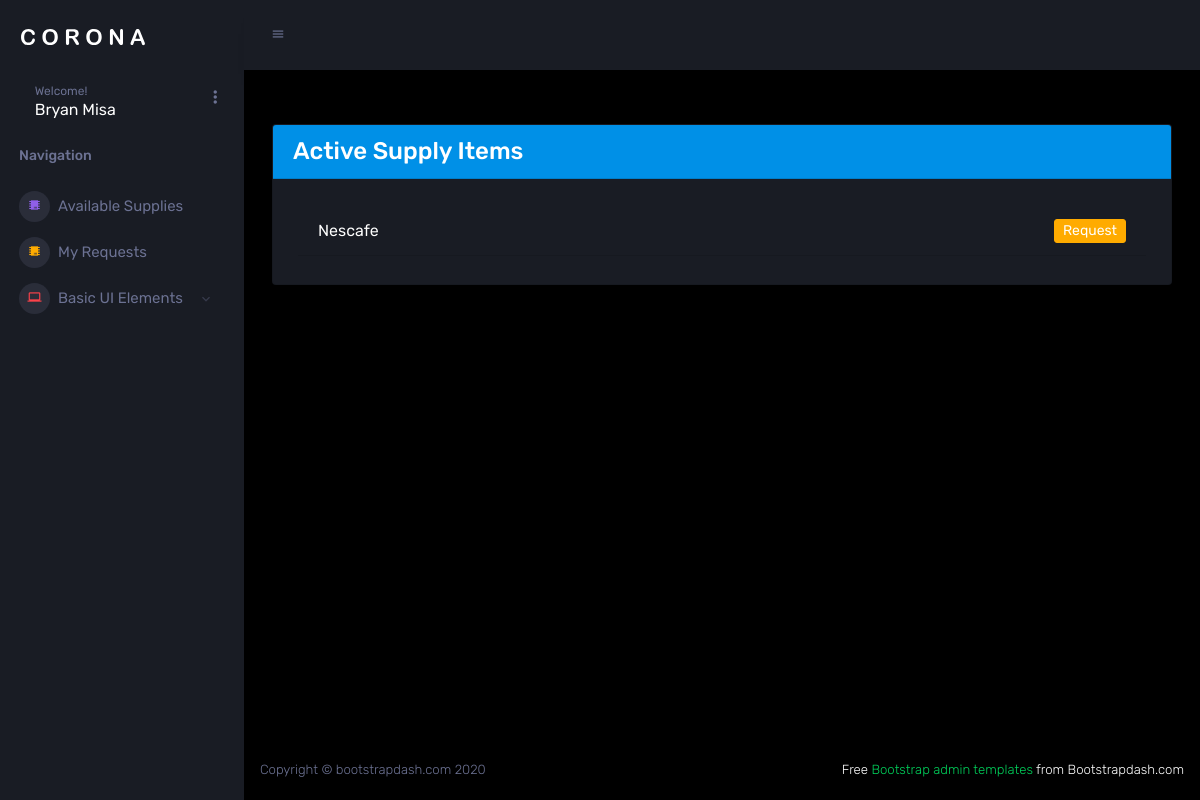
The page /requestable-supply/ (signed in) on the database its author committed.
### supply/models.py (models this page shows, shortened)
class CustomUser(AbstractUser):
    USER_TYPE_CHOICES = [
        ('admin', 'Admin'),
        ('supplier', 'Supplier'),
        ('supply_manager', 'Supply Manager'),
        ('customer', 'Customer'),
    ]
    user_type = models.CharField(max_length=20, choices=USER_TYPE_CHOICES, default='admin')
    groups = models.ManyToManyField(
        Group,
        related_name='customuser_set',
        blank=True,
        help_text='The groups this user belongs to.',
        verbose_name='groups'
    )
    user_permissions = models.ManyToManyField(
        Permission,
        related_name='customuser_set',
        blank=True,
        help_text='Specific permissions for this user.',
        verbose_name='user permissions'
    )

class SupplyItem(models.Model):
    STATUS_CHOICES = [
        ('ACTIVE', 'Active'),
        ('INACTIVE', 'Inactive'),
        ('DISCONTINUED', 'Discontinued'),
    ]
    item_id = models.CharField(max_length=100, unique=True)  # SKU or barcode
    name = models.CharField(max_length=255)
    quantity = models.PositiveIntegerField(default=0)
    description = models.TextField(blank=True, null=True)
    category = models.CharField(max_length=100)
    unit_of_measure = models.CharField(max_length=50)
    reorder_level = models.PositiveIntegerField(default=10)
    unit_cost = models.DecimalField(max_digits=10, decimal_places=2)
    status = models.CharField(max_length=20, choices=STATUS_CHOICES, default='active')
    supply_image = models.ImageField(upload_to='supply_images/', blank=True, null=True)
    lead_time_days = models.PositiveIntegerField(default=7)
    expiration_date = models.DateField(blank=True, null=True)
    date_added = models.DateTimeField(auto_now_add=True)
    last_updated = models.DateTimeField(auto_now=True)
    created_at = models.DateTimeField(auto_now_add=True)
    updated_at = models.DateTimeField(auto_now=True)
    class Meta:
        ordering = ['name']
        verbose_name = 'Supply Item'
        verbose_name_plural = 'Supply Items'

### supply/views.py (the view)
# urls.py: path('requestable-supply/', views.customer_requestable_supply, name='customer_requestable_supply'),
@login_required
@user_passes_test(is_customer)
def customer_requestable_supply(request):
    supply_items = SupplyItem.objects.filter(status='active').prefetch_related('suppliers')
    return render(request, 'customer/customer_requestable_supply.html', {
        'supply_items': supply_items
    })

### supply/views.py (called while the page is built)
def is_customer(user):
    return user.is_authenticated and user.user_type == 'customer'

### assets/templates/customer/customer_requestable_supply.html (shortened to what this page needs)
{% extends "base/base.html" %}
{% block content %}
<div class="card mt-4 mb-4 shadow-sm" style="max-width: 700px; margin: 0 auto;">
    <div class="card-header bg-primary text-white">
        <h2 class="mb-0" style="font-size: 1.5rem;">Active Supply Items</h2>
    </div>
    <div class="card-body">
        <ul class="list-group list-group-flush">
            {% for item in supply_items %}
                <li class="list-group-item d-flex justify-content-between align-items-center">
                    <span class="fw-semibold">{{ item.name }}</span>
                    <button type="button" class="btn btn-warning btn-sm" data-bs-toggle="modal" data-bs-target="#requestModal{{ item.id }}">
                        Request
                    </button>
                </li>
            {% empty %}
                <li class="list-group-item text-center text-muted">
                    No active supply items available.
                </li>
            {% endfor %}
        </ul>
    </div>
</div>
{% endblock content %}

### assets/templates/partials/_sidebar.html (shortened to what this page needs)
{% load static %}
<div class="container-scroller">
      <nav class="sidebar sidebar-offcanvas" id="sidebar">
        <div class="sidebar-brand-wrapper d-none d-lg-flex align-items-center justify-content-center fixed-top">
          <a class="sidebar-brand brand-logo" href="{% static 'index.html' %}"><img src="{% static 'images/logo.svg' %}" alt="logo" /></a>
        </div>
        <ul class="nav">
          <li class="nav-item profile">
            <div class="profile-desc">
              <div class="profile-pic">
                <div class="profile-name">
                  <span>Welcome!</span>
                  <h5 class="mb-0 font-weight-normal">{{ request.user.first_name }} {{ request.user.last_name }}</h5>
                </div>
              </div>
              <a href="#" id="profile-dropdown" data-toggle="dropdown"><i class="mdi mdi-dots-vertical"></i></a>
            </div>
          </li>
          {% if request.user.user_type == 'supply_manager' %}
            {% include "partials/sidebars/_supply_manager_sidebar.html" %}
          {% elif request.user.user_type == 'supplier' %}
            {% include "partials/sidebars/_supplier_sidebar.html" %}
          {% elif request.user.user_type == 'customer' %}
            {% include "partials/sidebars/_customer_sidebar.html" %}
          {% endif %}
        </ul>
      </nav>

### rows shown on the page
CustomUser: user.first_name "Bryan", user.last_name "Misa"
SupplyItem: name "Nescafe"
